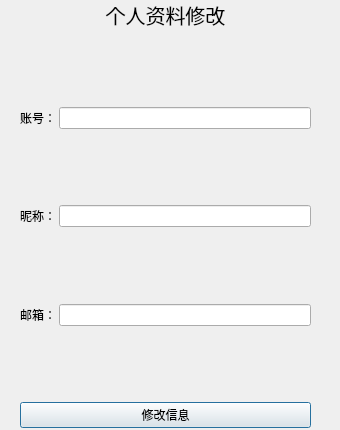
<?xml version="1.0" encoding="UTF-8"?>
<ui version="4.0">
 <class>infoChange</class>
 <widget class="QDialog" name="infoChange">
  <property name="geometry">
   <rect>
    <x>0</x>
    <y>0</y>
    <width>340</width>
    <height>430</height>
   </rect>
  </property>
  <property name="minimumSize">
   <size>
    <width>340</width>
    <height>430</height>
   </size>
  </property>
  <property name="maximumSize">
   <size>
    <width>340</width>
    <height>430</height>
   </size>
  </property>
  <property name="windowTitle">
   <string>个人信息修改</string>
  </property>
  <widget class="QWidget" name="formLayoutWidget">
   <property name="geometry">
    <rect>
     <x>20</x>
     <y>0</y>
     <width>291</width>
     <height>531</height>
    </rect>
   </property>
   <layout class="QFormLayout" name="formLayout">
    <property name="horizontalSpacing">
     <number>3</number>
    </property>
    <property name="verticalSpacing">
     <number>3</number>
    </property>
    <item row="3" column="0">
     <widget class="QLabel" name="label_2">
      <property name="text">
       <string>账号：</string>
      </property>
     </widget>
    </item>
    <item row="3" column="1">
     <widget class="QLineEdit" name="accountLine">
      <property name="font">
       <font>
        <pointsize>9</pointsize>
       </font>
      </property>
      <property name="readOnly">
       <bool>true</bool>
      </property>
     </widget>
    </item>
    <item row="5" column="0">
     <widget class="QLabel" name="label_3">
      <property name="text">
       <string>昵称：</string>
      </property>
     </widget>
    </item>
    <item row="5" column="1">
     <widget class="QLineEdit" name="nameLine"/>
    </item>
    <item row="7" column="0">
     <widget class="QLabel" name="label_4">
      <property name="text">
       <string>邮箱：</string>
      </property>
     </widget>
    </item>
    <item row="7" column="1">
     <widget class="QLineEdit" name="emailLine"/>
    </item>
    <item row="4" column="0">
     <spacer name="verticalSpacer">
      <property name="orientation">
       <enum>Qt::Vertical</enum>
      </property>
      <property name="sizeHint" stdset="0">
       <size>
        <width>20</width>
        <height>40</height>
       </size>
      </property>
     </spacer>
    </item>
    <item row="2" column="1">
     <spacer name="verticalSpacer_2">
      <property name="orientation">
       <enum>Qt::Vertical</enum>
      </property>
      <property name="sizeHint" stdset="0">
       <size>
        <width>20</width>
        <height>40</height>
       </size>
      </property>
     </spacer>
    </item>
    <item row="6" column="0">
     <spacer name="verticalSpacer_3">
      <property name="orientation">
       <enum>Qt::Vertical</enum>
      </property>
      <property name="sizeHint" stdset="0">
       <size>
        <width>20</width>
        <height>40</height>
       </size>
      </property>
     </spacer>
    </item>
    <item row="9" column="0" colspan="2">
     <widget class="QPushButton" name="pushButton">
      <property name="maximumSize">
       <size>
        <width>16777215</width>
        <height>30</height>
       </size>
      </property>
      <property name="text">
       <string>修改信息</string>
      </property>
     </widget>
    </item>
    <item row="1" column="0" colspan="2">
     <widget class="QLabel" name="label">
      <property name="maximumSize">
       <size>
        <width>16777215</width>
        <height>30</height>
       </size>
      </property>
      <property name="font">
       <font>
        <pointsize>15</pointsize>
       </font>
      </property>
      <property name="text">
       <string>个人资料修改</string>
      </property>
      <property name="alignment">
       <set>Qt::AlignCenter</set>
      </property>
     </widget>
    </item>
    <item row="11" column="0" colspan="2">
     <widget class="QPushButton" name="pushButton_2">
      <property name="text">
       <string>修改头像</string>
      </property>
     </widget>
    </item>
    <item row="10" column="0" colspan="2">
     <spacer name="verticalSpacer_5">
      <property name="orientation">
       <enum>Qt::Vertical</enum>
      </property>
      <property name="sizeHint" stdset="0">
       <size>
        <width>20</width>
        <height>40</height>
       </size>
      </property>
     </spacer>
    </item>
    <item row="8" column="0" colspan="2">
     <spacer name="verticalSpacer_4">
      <property name="orientation">
       <enum>Qt::Vertical</enum>
      </property>
      <property name="sizeHint" stdset="0">
       <size>
        <width>20</width>
        <height>40</height>
       </size>
      </property>
     </spacer>
    </item>
   </layout>
  </widget>
 </widget>
 <resources/>
 <connections/>
</ui>
